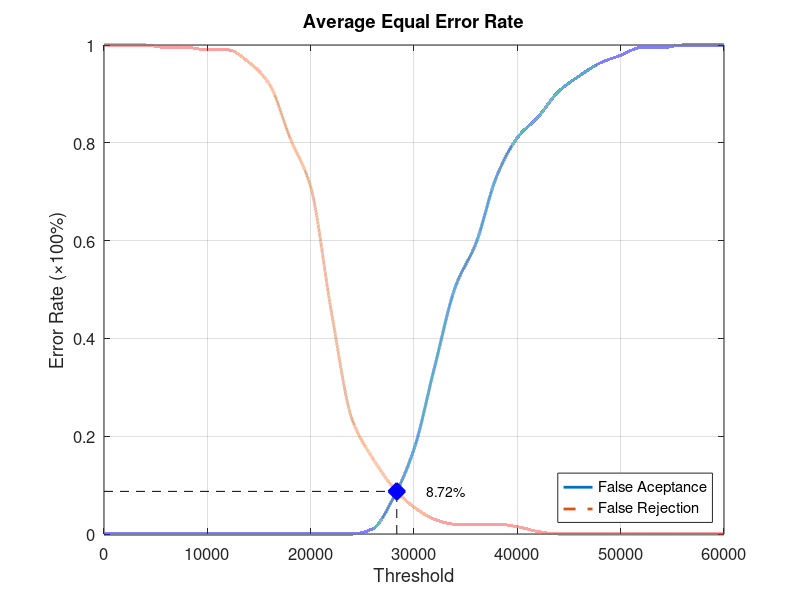
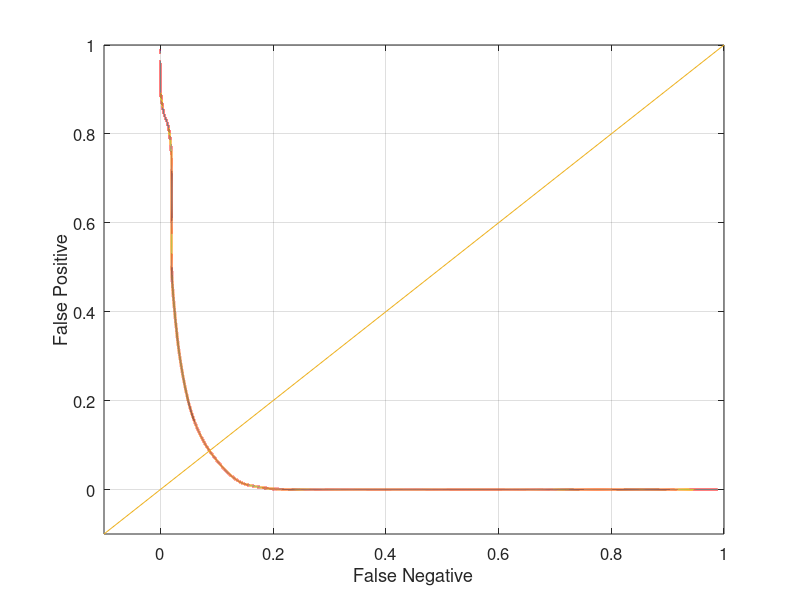

MATLAB code to generate these figures, in order:
function yEER = Database5_1
close all;
clear;
clc;
x = 0:2000:60000;
xq = 0:0.5:60000;

y0 = [0 0 0 0 0 0 0 0 0 0 0 0 0 0.0105263 0.0736842 0.173684 0.342105 0.505263 0.594737 0.731579 0.810526 0.852632 0.905263 0.936842 0.963158 0.978947 0.994737 0.994737 1 1 1];
yy0 = interp1(x, y0, xq, 'pchip');
y1 = [1 1 1 0.995 0.995 0.99 0.99 0.965 0.92 0.81 0.71 0.455 0.235 0.155 0.095 0.055 0.03 0.02 0.02 0.02 0.015 0.005 0 0 0 0 0 0 0 0 0];
yy1 = interp1(x, y1, xq, 'pchip');

% Calculating EER: 
y2 = abs(y0 - y1);
find(y2 == min(y2))
yy2 = abs(yy0 - yy1);
xEER = find(yy2 == min(yy2));
xEERIndex = xq(xEER) % X-axis EER
yEER = yy0(xEER) % Y-axis EER

main = figure
plot(xq, yy0,'-','LineWidth', 2);	hold on
plot(xq, yy1,'--','LineWidth', 2);	hold on
plot([xEERIndex xEERIndex], [0 yEER], 'k--');	hold on
plot([0 xEERIndex], [yEER yEER], 'k--');	hold on
plot(xEERIndex, yEER, 'bx', 'LineWidth', 10);	hold on
text(xEERIndex + 10 * xEERIndex / 100, yEER, [num2str(round((10000 * yEER)) / 100) '%'])
legend('False Aceptance', 'False Rejection', 'Location', 'SouthEast')
xlabel('Threshold')
ylabel('Error Rate (\times100%)')
title('Average Equal Error Rate')
set(gca, 'FontSize', 12)
axis([0 60000 0 1])
grid on

print(main, 'Database5_1Main', '-dpng');
FNRxFPR = figure('Color', [1 1 1]);
plot(yy1, yy0, '-', yy1, yy0, 'LineWidth', 2);
hold on
y = -0.1:0.1:1
plot(y, y); 
set(gca, 'FontSize', 12)
xlabel('False Negative')
ylabel('False Positive')
axis([-0.1 1 -0.1 1])
set(gca, 'FontSize', 12)
grid on

print(FNRxFPR, 'Database5_1FNRxFPR','-dpng');
end
